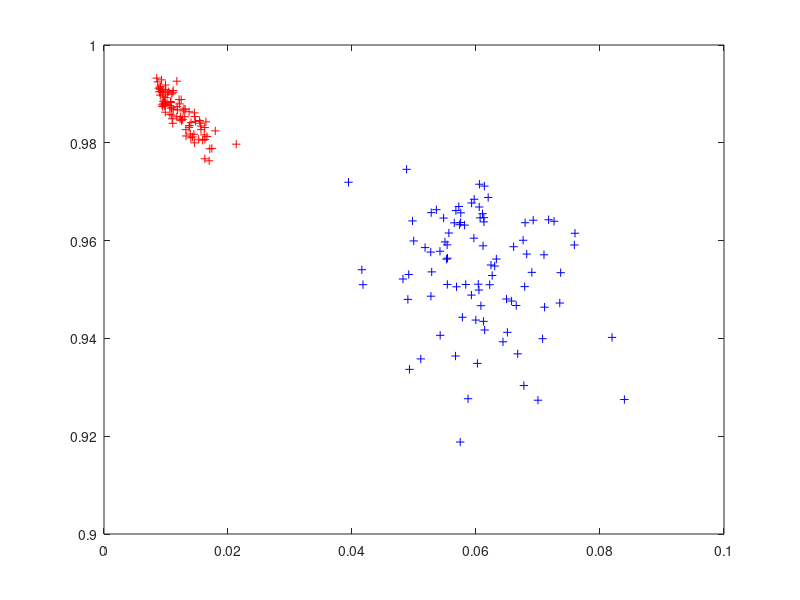

This chart was generated by the following MATLAB code: (Note: this script raises an error after producing the figure.)
%clean workspace
%everything created automaticly expect given data in homework (data_logistic.mat)
clear;

%Load data
load('data_logistic.mat');

plot(z(2:91,1),z(2:91,2),'+r');
hold on
plot(z(92:180,1),z(92:180,2),'+b');
plot(z(1,1),z(1,2),'+b');

syms x1 x2 w0 w1 w2 s;
f(x1,x2,w0,w1,w2)=w0+x1*w1+x2*w2; %decision boundry
k(w0,w1,w2,x1)=-(w0/w2)-(w1/w2)*x1; %where g(f(x1,x2)=1/2 (Decision Boundary)

%Iterate w matrix with gradient and sigmaid function
g(s)=1/(1+exp(-s)); %sigmaid function

x=ones(180,3);
for i=1:180
    x(i,2)=z(i,1);
    x(i,3)=z(i,2);
end
n=0.01; %Convergence rate

w=((rand(1,3)-0.5)/50);
graph(x1)=k(w(1),w(2),w(3),x1);
deltaW=ones(1,3)+1;
sw=0; %used as a switch for plotting

while max(abs(deltaW))>1.5
    deltaW=zeros(1,3);
    for i=1:180
        yhat=0;
        for j=1:3
            yhat=yhat+w(j)*x(i,j);
        end
        y=g(yhat);
        for j=1:3
            deltaW(j)=deltaW(j)+(z(i,3)-y)*x(i,j);
        end
    end
    for j=1:3
        w(j)=w(j)+n*deltaW(j);
    end
    %draw graph
    graph(x1)=k(w(1),w(2),w(3),x1);
    if sw==0
        fplot(graph,[0,0.1],'--r');
        sw=1;
    elseif sw==1
        fplot(graph,[0,0.1],'r');
        sw=2;
    elseif sw==2
        fplot(graph,[0,0.1],'--b');
        sw=3;
    elseif sw==3
        fplot(graph,[0,0.1],'b');
        sw=4;
    elseif sw==4
        fplot(graph,[0,0.1],'--g');
        sw=5;
    elseif sw==5
        fplot(graph,[0,0.1],'g');
        sw=0;
    end
    drawnow
end
